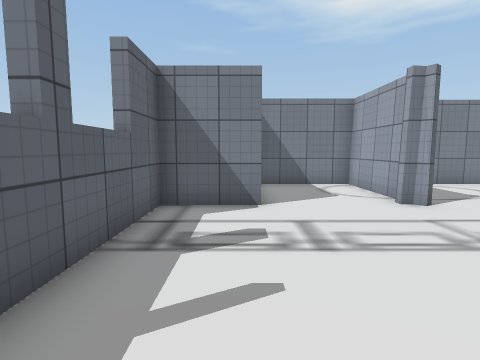
[1] (above)

21 first-person views from a walk through a scene from a Unity 3-D project. The camera is 1.3 m above the floor, tilts 6° down and sees 80° across. The floor is counted in squares, 1 m on a side. Each view is taken from the middle of a square. On the plan, view 1 faces up. The plan holds only what a view shows up to about 13 squares ahead; the rest is blank. The place goes on beyond the plan. The player character is not drawn. Some surface patterns are stand-ins.

[2]
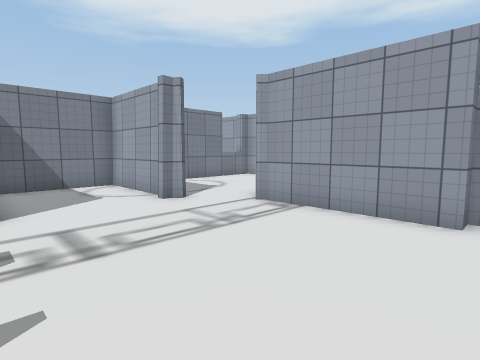

[3]
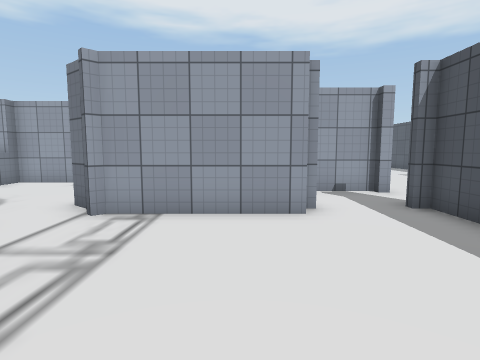

[4]
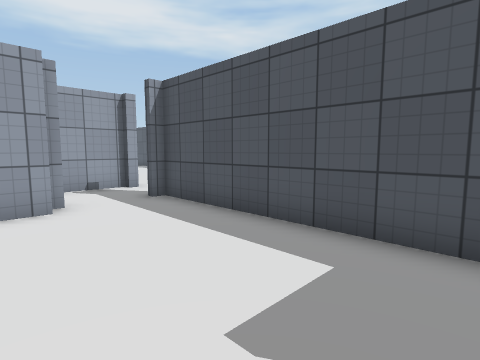

[5]
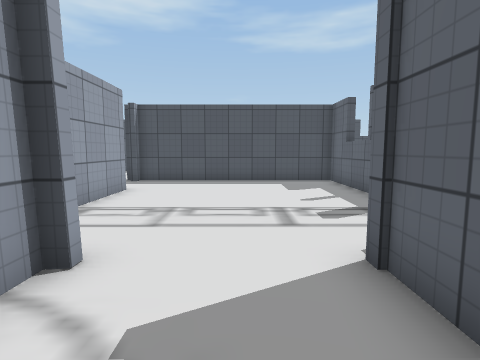

[6]
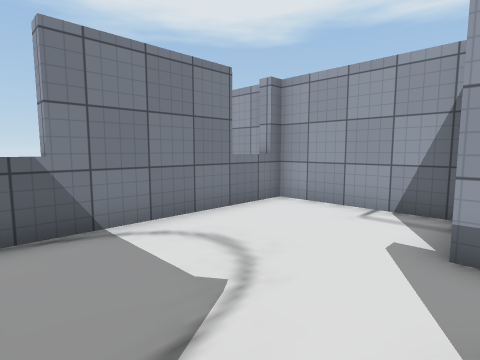

[7]
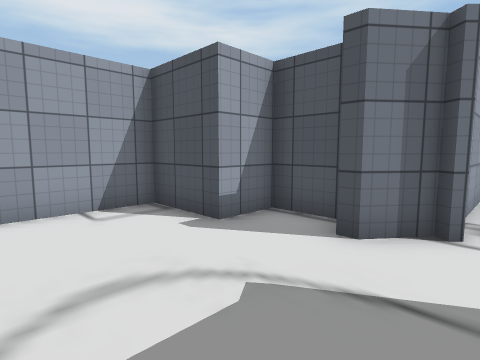

[8]
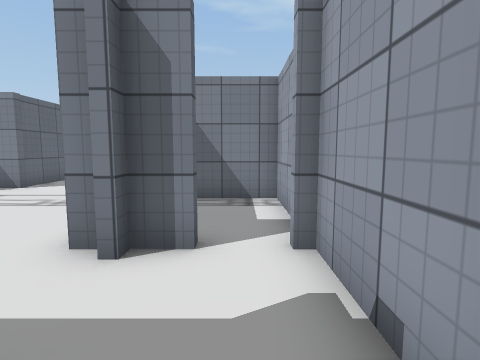

[9]
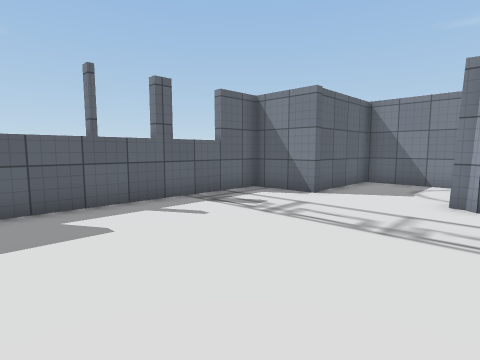

[10]
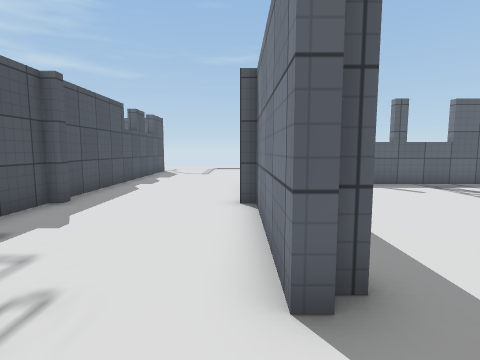

[11]
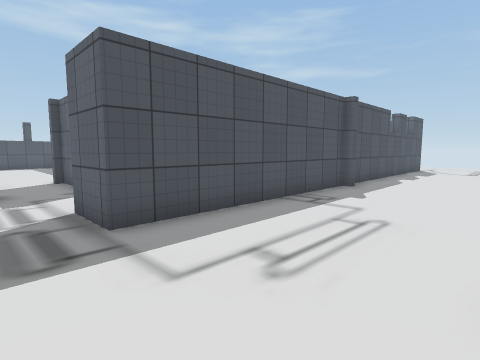

[12]
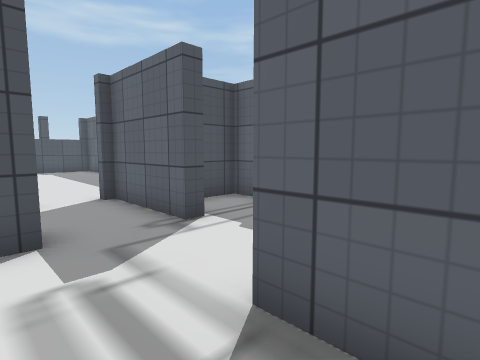

[13]
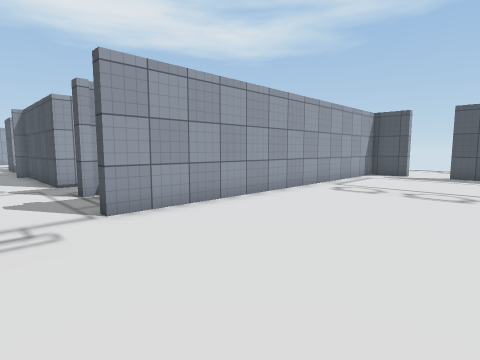

[14]
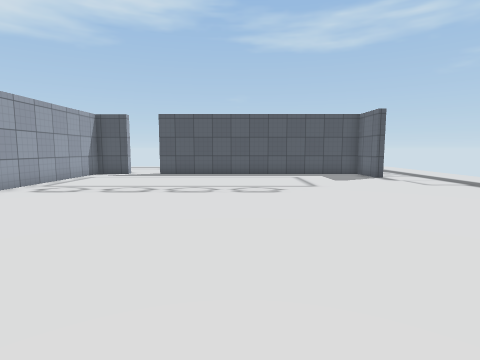

[15]
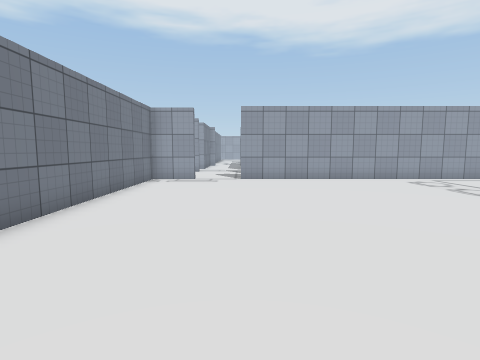

[16]
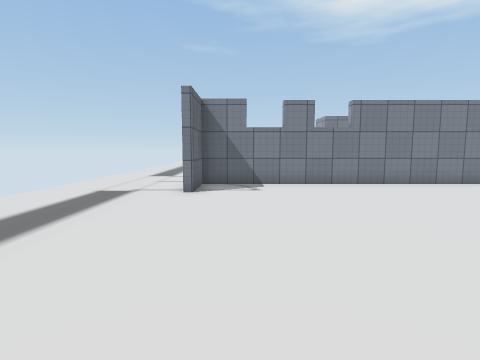

[17]
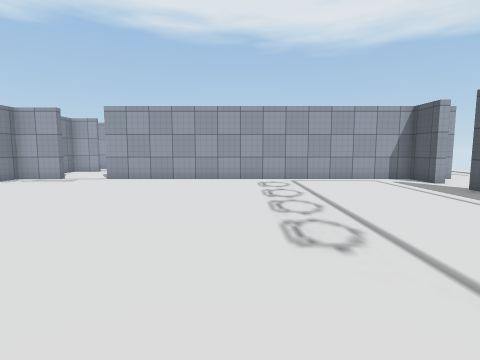

[18]
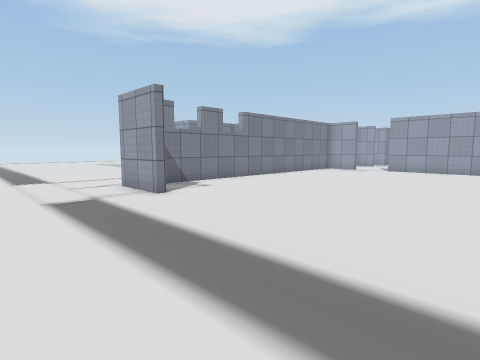

[19]
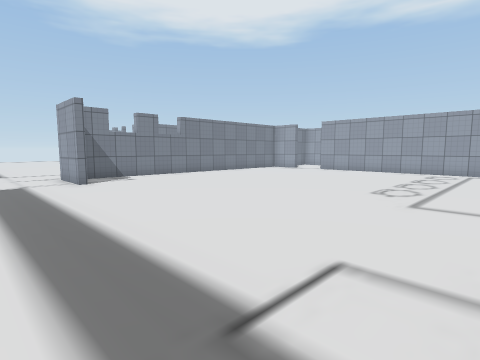

[20]
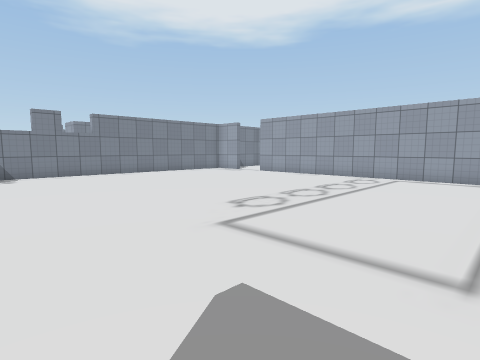

[21]
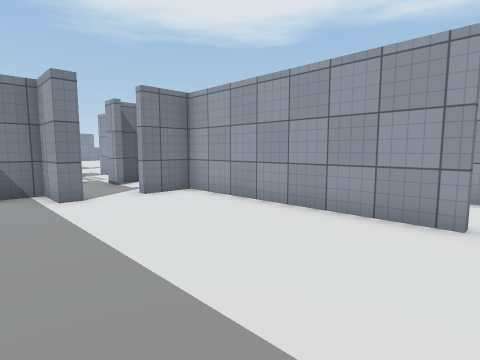

### Floor plan
Ten units are one square. View 1 is at (0, 0); x grows to the right and y downward. Boxes are objects, and circles mark ways between rooms. Rooms are numbered by the first view taken in them; rooms with no view inside come last. Other rooms are left out.
<svg viewBox="-120 -134 260 384">
<path fill="none" stroke="#000" d="M57 -6 57 -48M42 -70 42 -108 4 -108 4 -67 -19 -67 -19 23 63 23M63 -2 63 -6M74 -49 90 -49 90 -65 115 -65 115 -108 52 -108M60 -108 60 -112M57 -48 67 -60M42 -67 38 -67M69 26 20 26 20 30M-41 77 12 77M20 72 20 77 103 77M115 -116 115 -129M-87 104 -87 76M61 132 61 141 72 141M57 100 57 81 -84 81 -84 102M87 130 87 124 90 124 90 157M57 245 57 121 61 121M112 134 112 124 135 124M124 128 116 128M103 77 103 96M94 160 87 160 87 145 78 145M130 234 126 234 126 160 110 160 110 156M66 18 66 22M69 21 69 26M75 -6 66 -6 66 -2M63 -6 57 -6M90 24 90 -6M90 -25 90 -46 68 -46"/>
<circle cx="45" cy="-60" r="3" fill="#2a7"/>
<circle cx="60" cy="5" r="3" fill="#2a7"/>
<circle cx="50" cy="-110" r="3" fill="#2a7"/>
<circle cx="-115" cy="118" r="3" fill="#2a7"/>
<circle cx="115" cy="85" r="3" fill="#2a7"/>
<circle cx="75" cy="20" r="3" fill="#2a7"/>
<circle cx="100" cy="160" r="3" fill="#2a7"/>
<circle cx="80" cy="-10" r="3" fill="#2a7"/>
<text x="20" y="-30">1</text>
<text x="80" y="-80">2</text>
<text x="-30" y="-50">3</text>
<text x="-20" y="160">4</text>
<text x="90" y="200">5</text>
<text x="70" y="10">6</text>
<text x="80" y="-30">7</text>
</svg>
Room 1 opens to room 2. Room 1 opens to room 6. Room 2 opens to room 3. Room 3 opens to room 4. Room 3 opens to room 6. Room 4 opens to room 5. Room 6 opens to room 7.

Where each view was taken, in squares from view 1:
view 1: 0 up, 0 right, facing up
view 2: 0 up, 0 right, facing up-right
view 3: 2 up, 0 right, facing right
view 4: 2 up, 1 left, facing down-right
view 5: 10 up, 2 right, facing down
view 6: 6 up, 5 right, facing up-right
view 7: 10 up, 5 right, facing down-right
view 8: 3 down, 8 right, facing up
view 9: 1 down, 5 right, facing up-left
view 10: 3 down, 9 right, facing left
view 11: 3 down, 12 right, facing down-left
view 12: 8 down, 12 right, facing down-left
view 13: 10 down, 0 right, facing down-right
view 14: 10 down, 2 left, facing down
view 15: 12 down, 7 left, facing right
view 16: 19 down, 7 left, facing up
view 17: 18 down, 7 left, facing right
view 18: 18 down, 13 left, facing up-right
view 19: 22 down, 12 left, facing up-right
view 20: 24 down, 8 left, facing up-right
view 21: 24 down, 7 right, facing up-right
